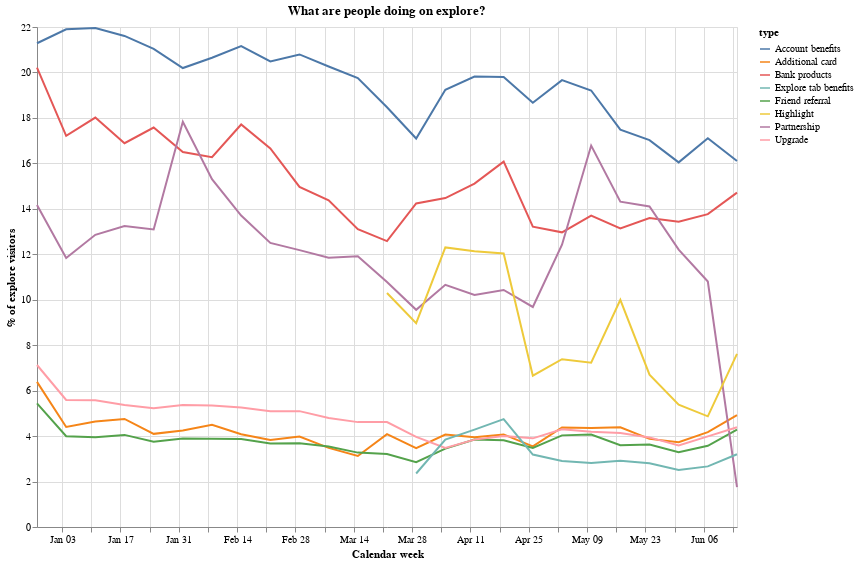

Notebook cell for this chart:
### Code cell
df = pd.read_csv("clicks_main.csv")
d = pd.read_csv("partnerships.csv")

df = df.append(d).loc[df["type"].isna() == False, :]

views = pd.read_csv("views.csv")
views = views.rename(columns={"users": "view_users", "visits": "view_clicks"})

views = views.drop(columns=["type"])

df = df.merge(
    views,
    on=["week", "market", "product_id", "age_group", "gender", "age"],
    how="right",
)

df = df.groupby(["week", "type"]).agg("sum").reset_index()

df["perc"] = 100 * df["users"] / df["view_users"]

alt.Chart(df).mark_line().encode(
    x=alt.X("week:T", axis=alt.Axis(title="Calendar week")),
    y=alt.Y("perc:Q", axis=alt.Axis(title="% of explore visitors")),
    color="type:N",
).properties(width=700, height=500, title="What are people doing on explore?")

### Figure 1 — Vega-Lite specification as saved in the notebook (floating-point values rounded to 4 significant figures; data arrays with more than 128 entries replaced by an {"elided": "..."} marker saying what was removed)
{"config": {"view": {"continuousWidth": 400, "continuousHeight": 300}}, "data": {"name": "data-b6a37140983439c839d7e5adfda914d0"}, "mark": "line", "encoding": {"color": {"type": "nominal", "field": "type"}, "x": {"type": "temporal", "axis": {"title": "Calendar week"}, "field": "week"}, "y": {"type": "quantitative", "axis": {"title": "% of explore visitors"}, "field": "perc"}}, "height": 500, "title": "What are people doing on explore?", "width": 700, "$schema": "https://vega.github.io/schema/vega-lite/v4.8.1.json", "datasets": {"data-b6a37140983439c839d7e5adfda914d0": {"elided": "175 records"}}}
